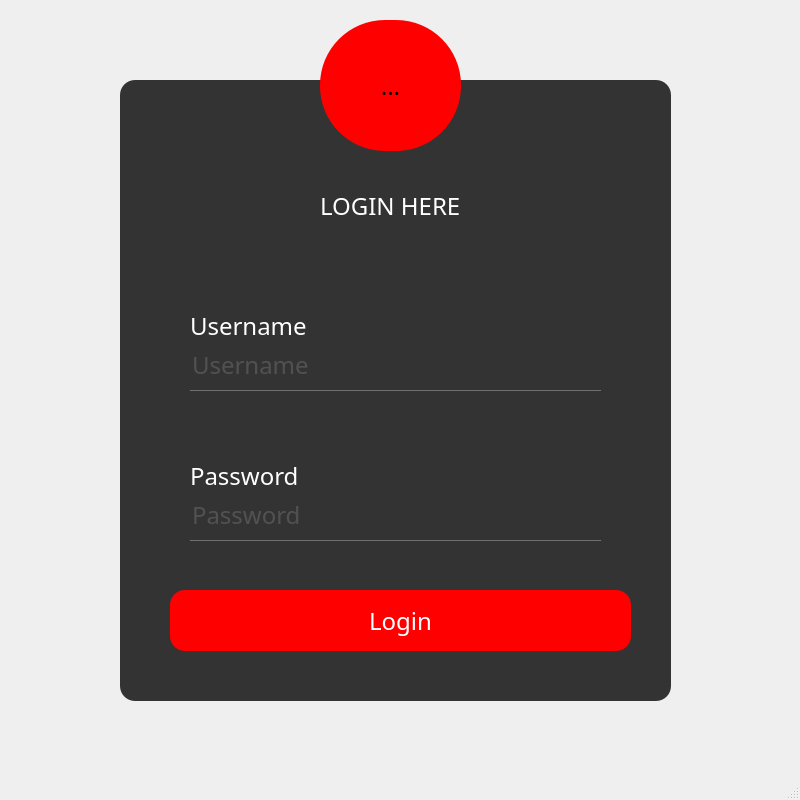
<?xml version="1.0" encoding="UTF-8"?>
<ui version="4.0">
 <class>MainWindow</class>
 <widget class="QMainWindow" name="MainWindow">
  <property name="geometry">
   <rect>
    <x>0</x>
    <y>0</y>
    <width>800</width>
    <height>800</height>
   </rect>
  </property>
  <property name="windowTitle">
   <string>MainWindow</string>
  </property>
  <property name="windowIcon">
   <iconset>
    <normaloff>../picture/image_tools/icon_python.png</normaloff>../picture/image_tools/icon_python.png</iconset>
  </property>
  <property name="styleSheet">
   <string notr="true">*{
font-family:century gothic;
font-size:24px;
}

QFrame
{
	background:#333;
	border-radius: 15px;
}
#Form 
{
	background: url(/icon_select.jpg);
}

QPushButton
{
	background:red;
	border-radius: 60px;
}

QToolButton
{
	background:red;
	border-radius: 65px;
}

QLabel
{
	color: white;
}

QPushButton
{
	color: white;
	border-radius: 15px;
}

QPushButton:hover
{
	color: #333;
	border-radius: 15px;
	background: #49ebff;
}

QLineEdit
{
	background: transparent;
	border: none;
	color:  #717072;
	border-bottom: 1px solid #717072;
}

</string>
  </property>
  <widget class="QWidget" name="centralwidget">
   <widget class="QLabel" name="label">
    <property name="geometry">
     <rect>
      <x>120</x>
      <y>80</y>
      <width>551</width>
      <height>621</height>
     </rect>
    </property>
    <property name="text">
     <string/>
    </property>
   </widget>
   <widget class="QToolButton" name="toolButton">
    <property name="geometry">
     <rect>
      <x>320</x>
      <y>20</y>
      <width>141</width>
      <height>131</height>
     </rect>
    </property>
    <property name="text">
     <string>...</string>
    </property>
    <property name="icon">
     <iconset>
      <normaloff>../picture/image_tools/iconfinder_user_1608727.png</normaloff>../picture/image_tools/iconfinder_user_1608727.png</iconset>
    </property>
    <property name="iconSize">
     <size>
      <width>64</width>
      <height>64</height>
     </size>
    </property>
   </widget>
   <widget class="QLabel" name="label_2">
    <property name="geometry">
     <rect>
      <x>320</x>
      <y>190</y>
      <width>151</width>
      <height>31</height>
     </rect>
    </property>
    <property name="text">
     <string>LOGIN HERE</string>
    </property>
   </widget>
   <widget class="QPushButton" name="btnLogin">
    <property name="geometry">
     <rect>
      <x>170</x>
      <y>590</y>
      <width>461</width>
      <height>61</height>
     </rect>
    </property>
    <property name="text">
     <string>Login</string>
    </property>
   </widget>
   <widget class="QLineEdit" name="leUserName">
    <property name="geometry">
     <rect>
      <x>190</x>
      <y>340</y>
      <width>411</width>
      <height>51</height>
     </rect>
    </property>
    <property name="text">
     <string/>
    </property>
    <property name="placeholderText">
     <string>Username</string>
    </property>
   </widget>
   <widget class="QLineEdit" name="lePassword">
    <property name="geometry">
     <rect>
      <x>190</x>
      <y>490</y>
      <width>411</width>
      <height>51</height>
     </rect>
    </property>
    <property name="text">
     <string/>
    </property>
    <property name="echoMode">
     <enum>QLineEdit::Password</enum>
    </property>
    <property name="placeholderText">
     <string>Password</string>
    </property>
   </widget>
   <widget class="QLabel" name="label_3">
    <property name="geometry">
     <rect>
      <x>190</x>
      <y>310</y>
      <width>151</width>
      <height>31</height>
     </rect>
    </property>
    <property name="text">
     <string>Username</string>
    </property>
   </widget>
   <widget class="QLabel" name="label_4">
    <property name="geometry">
     <rect>
      <x>190</x>
      <y>460</y>
      <width>151</width>
      <height>31</height>
     </rect>
    </property>
    <property name="text">
     <string>Password</string>
    </property>
   </widget>
  </widget>
  <widget class="QMenuBar" name="menubar">
   <property name="geometry">
    <rect>
     <x>0</x>
     <y>0</y>
     <width>800</width>
     <height>36</height>
    </rect>
   </property>
  </widget>
  <widget class="QStatusBar" name="statusbar"/>
 </widget>
 <resources/>
 <connections/>
</ui>
